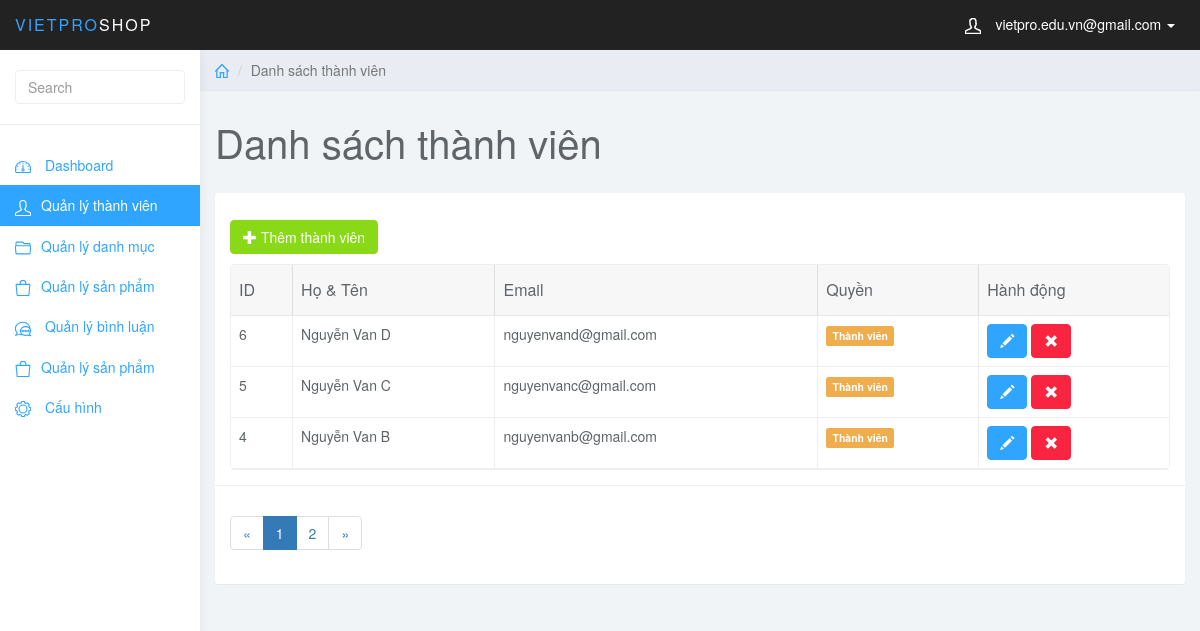
Page /admin/index.php?page_layout=user (signed in) on the committed database.
### tables this page shows
CREATE TABLE `user` (
  `user_id` int(11) NOT NULL,
  `user_full` varchar(255) NOT NULL,
  `user_mail` varchar(255) NOT NULL,
  `user_pass` varchar(255) NOT NULL,
  `user_level` int(1) NOT NULL
);

### admin/user.php (the view, shortened to what this page needs)
<?php
if(isset($_GET['page'])){
    $page = $_GET['page'];
}else{
    $page = 1;
}
$row_per_page = 3;
$per_row = $page*$row_per_page - $row_per_page;
$list_page = '';
$page_prev = $page -1;
if($page_prev <=0){
    $page_prev = 1;
}
$list_page.='<li class="page-item"><a class="page-link" href="index.php?page_layout=user&page='.$page_prev.'">&laquo;</a></li>';
$total_row = mysqli_num_rows(mysqli_query($conn,"SELECT * FROM user"));
$total_page = ceil($total_row/$row_per_page);
for($i=1; $i<=$total_page; $i++){
    if($i == $page){
        $active = "active";
    }else{
        $active="";
    }
    $list_page.='<li class="page-item '.$active.'"><a class="page-link" href=" index.php?page_layout=user&page='.$i.'">'.$i.'</a></li>';
}
$page_next = $page +1;
$list_page.='<li class="page-item"><a class="page-link" href="index.php?page_layout=user&page='.$page_next.'">&raquo;</a></li>';
$sql = "SELECT * FROM user ORDER BY user_id  DESC LIMIT $per_row, $row_per_page ";
$query = mysqli_query($conn,$sql);
?>
<div class="col-sm-9 col-sm-offset-3 col-lg-10 col-lg-offset-2 main">
    <div class="row">
        <ol class="breadcrumb">
            <li><a href="#"><svg class="glyph stroked home">
                        <use xlink:href="#stroked-home"></use>
                    </svg></a></li>
            <li class="active">Danh sách thành viên</li>
        </ol>
    </div>
    <div class="row">
        <div class="col-lg-12">
            <h1 class="page-header">Danh sách thành viên</h1>
        </div>
    </div>
    <div id="toolbar" class="btn-group">
        <a href="index.php?page_layout=add_user" class="btn btn-success">
            <i class="glyphicon glyphicon-plus"></i> Thêm thành viên
        </a>
    </div>
    <div class="row">
        <div class="col-lg-12">
            <div class="panel panel-default">
                <div class="panel-body">
                    <table data-toolbar="#toolbar" data-toggle="table">
                        <thead>
                            <tr>
                                <th data-field="id" data-sortable="true">ID</th>
                                <th data-field="name" data-sortable="true">Họ & Tên</th>
                                <th data-field="price" data-sortable="true">Email</th>
                                <th>Quyền</th>
                                <th>Hành động</th>
                            </tr>
                        </thead>
                        <tbody>
                        <?php
                        while($row=mysqli_fetch_array($query)){
                        ?>
                            <tr>
                                <td style=""><?= $row['user_id']?></td>
                                <td style=""><?= $row['user_full']?></td>
                                <td style=""><?= $row['user_mail']?></td>
                                <?php if($row['user_level'] == 1 ) {
                                    echo '<td><span  class="label label-danger">Admin</span></td>';
                                }else{
                                    echo '<td><span  class="label label-warning">Thành viên</span></td>';
                                }
                                ?>
                                <td class="form-group">
                                    <a href="index.php?page_layout=edit_user&user_id=<?= $row['user_id']?>" class="btn btn-primary"><i class="glyphicon glyphicon-pencil"></i></a>
                                    <a href="del_user.php?user_id=<?= $row['user_id']?>" class="btn btn-danger"><i class="glyphicon glyphicon-remove"></i></a>
                                </td>
                            </tr>
                        <?php }?>
                        </tbody>
                    </table>
                </div>
                <div class="panel-footer">
                    <nav aria-label="Page navigation example">
                        <ul class="pagination">
                        <?= $list_page ?>
                        </ul>
                    </nav>
                </div>
            </div>
        </div>
    </div>
</div>

### admin/css/styles.css (style rules this page uses)
body { background: #f1f4f7; padding-top: 50px; color: #5f6468; }
a, a:hover, a:focus { color: #30a5ff; }
h1, h2, h3, h4, h5, h6 { color: #5f6468; }
h1 { font-weight: 300; font-size: 40px; }
.btn-primary, .btn-primary:hover, .btn-primary:focus, .btn-primary:active, .btn-primary.active, .open > .dropdown-toggle.btn-primary, .btn-primary.disabled, .btn-primary[disabled], fieldset[disabled] .btn-primary, .btn-primary.disabled:hover, .btn-primary[disabled]:hover, fieldset[disabled] .btn-primary:hover, .btn-primary.disabled:focus, .btn-primary[disabled]:focus, fieldset[disabled] .btn-primary:focus, .btn-primary.disabled:active, .btn-primary[disabled]:active, fieldset[disabled] .btn-primary:active, .btn-primary.disabled.active, .btn-primary[disabled].active, fieldset[disabled] .btn-primary.active { background-color: #30a5ff; border-color: #30a5ff; }
.btn-success, .btn-success:hover, .btn-success:focus, .btn-success:active, .btn-success.active, .open > .dropdown-toggle.btn-success, .btn-success.disabled, .btn-success[disabled], fieldset[disabled] .btn-success, .btn-success.disabled:hover, .btn-success[disabled]:hover, fieldset[disabled] .btn-success:hover, .btn-success.disabled:focus, .btn-success[disabled]:focus, fieldset[disabled] .btn-success:focus, .btn-success.disabled:active, .btn-success[disabled]:active, fieldset[disabled] .btn-success:active, .btn-success.disabled.active, .btn-success[disabled].active, fieldset[disabled] .btn-success.active { background-color: #8ad919; border-color: #8ad919; }
.btn-danger, .btn-danger:hover, .btn-danger:focus, .btn-danger:active, .btn-danger.active, .open > .dropdown-toggle.btn-danger, .btn-danger.disabled, .btn-danger[disabled], fieldset[disabled] .btn-danger, .btn-danger.disabled:hover, .btn-danger[disabled]:hover, fieldset[disabled] .btn-danger:hover, .btn-danger.disabled:focus, .btn-danger[disabled]:focus, fieldset[disabled] .btn-danger:focus, .btn-danger.disabled:active, .btn-danger[disabled]:active, fieldset[disabled] .btn-danger:active, .btn-danger.disabled.active, .btn-danger[disabled].active, fieldset[disabled] .btn-danger.active { background-color: #f9243f; border-color: #f9243f; }
.panel { border: 0; }
.panel-footer { background: #fff; border-top: 1px solid #eee; }
.breadcrumb { border-radius: 0; padding: 10px 15px; background: #e9ecf2; box-shadow: 0 1px 1px rgba(0, 0, 0, .05); margin: 0 ; }
h1.page-header { margin-top: 30px; border-bottom: 0; }
.table { background: #fff; }
.breadcrumb .glyph { height: 14px; width: 14px; margin: -2px 0 0 0; stroke-width: 4px; }

### rows in the picture
user: user_id "6", user_full "Nguyễn Van D", user_mail "nguyenvand@gmail.com", user_level "Thành viên"
user: user_id "5", user_full "Nguyễn Van C", user_mail "nguyenvanc@gmail.com", user_level "Thành viên"
user: user_id "4", user_full "Nguyễn Van B", user_mail "nguyenvanb@gmail.com", user_level "Thành viên"

### other values in the picture
$_SESSION['mail'] "vietpro.edu.vn@gmail.com"
